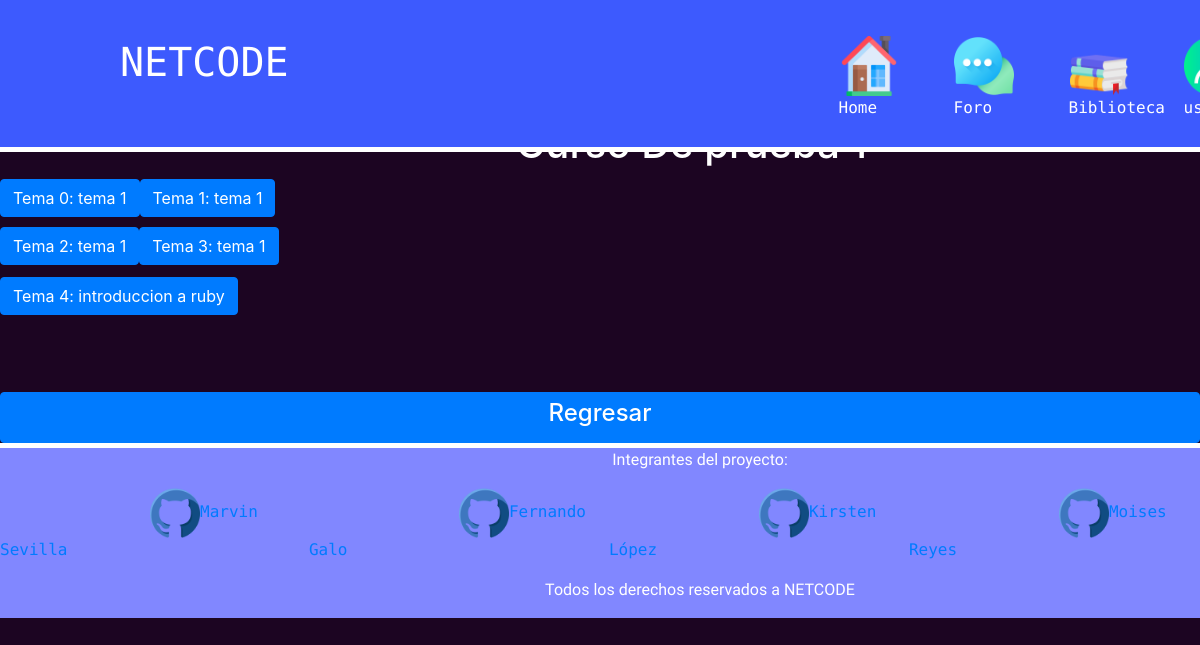
/Curso/5 (signed in), run on the app's committed database.
### tables this page shows
CREATE TABLE Tema
(
	Id integer PRIMARY KEY not null,
	Nombre text not null,
	Numero_Actividades integer not null,
	Id_Curso int, 'Contenido' text,
	constraint fk_Curso foreign key (Id_Curso) references Curso(Id)
);

### application.py (the view)
@app.route("/Curso/<id>")
@login_required
def Curso(id):
    conn = connect()
    cursor = conn.cursor()
    results = topicData(conn, id)
    nTemas = 0 # aqui guardaremos el numero de temas
    names = [] # aqui guardaremos los nombres de cada tema
    for r in results:
        for c in r:
            try:
                nTemas = int(c) # si es un digito es el numero de temas
            except:
                names.append(c) # sino es el nombre de un tema
    Curso = courseData(conn, id)
    nombreC = "curso"
    for r in Curso:
        for c in r:
            nombreC = c
    content = db.execute(f"SELECT Tema.Contenido FROM Curso INNER JOIN Tema on Tema.Id_Curso=Curso.Id WHERE Curso.Id = {id}")
    js = json.dumps(content, indent=4)
    f = open("Temas.json", "w")
    f.write(js)
    f.close()
    conn.close() # cerramos la coneccion a la base de datos
    return render_template("arquitecturaCurso.html", Nombres = names, temas=nTemas, cursoSelected=nombreC, c_id=id)

### dataRequest.py (called while the page is built)
def connect():
    try:
        conn = sqlite3.connect('Users.db')
        return conn
    except Error:
        print(Error)
        sys.exit() # Cerramos el sistema

def login_required(f):
    @wraps(f)
    def decorated_function(*args, **kwargs):
        if session.get("user_id") is None:
            return redirect("/login")
        return f(*args, **kwargs)
    return decorated_function

def topicData(conn, id):
    cursor = conn.cursor()
    results = cursor.execute(f"SELECT Curso.Numero_Temas,  Tema.Nombre FROM Curso INNER JOIN Tema on Tema.Id_Curso=Curso.Id WHERE Curso.Id = {id}")
    return results;

def courseData(conn, id):
    cursor = conn.cursor()
    results = cursor.execute(f"SELECT Nombre FROM Curso WHERE Id = {id}")
    return results;

### templates/arquitecturaCurso.html (shortened to what this page needs)
<!DOCTYPE html>
<html lang="en">
    <head>
        <link href="https://maxcdn.bootstrapcdn.com/bootstrap/4.0.0-beta.2/css/bootstrap.min.css" rel="stylesheet"/>
        <link rel="stylesheet" href="../static/css/cursos.css">
    </head>
    <header>
            <div class="icons-enlaces">
                <ul>
                    <div class="text">
                        <h1>NETCODE</h1>
                    </div>
                    <div class="image-icon">
                        <li><a href="/Cursos"> <img src="../static/img/home.png" alt="homeicon"> Home</a></li>
                    </div>
                    <div class="image-icon">
                        <li><a href="/foro"><img src="../static/img/chat.png" alt="homeicon">Foro</a></li>
                    </div>
                    <div class="image-icon">
                        <li><a href="/Almacen/"> <img src="../static/img/book.png" alt="bibliotecaicon"> Biblioteca</a></li>
                    </div>
                    <div class="image-icon">
                        <li><a href="#"><img src="../static/img/usericon.png" alt="user">usuario</a></li>
                    </div>
                </ul>
            </div>
    </header>
    <body>
        <div class="texto">
            <h1>Curso De {{ cursoSelected }}</h1>
        </div>
        <div class="sessions">
                {% for result in range(temas) %}
                    <form action="/temaSelected/{{result}}" class="btn_tema">
                        <div>
                            <button type="submit" class="btn btn-primary btn-block"> Tema {{ result }}: {{ Nombres[loop.index - 1] }} </button>
                        </div> <br>
                    </form>
                    <br><br>
                {% endfor %}
                <br><br>
        </div>
        <a href="/User" class="btn btn-primary btn-block"><h4>Regresar</h4></a>
    </body>
    <footer>
        <div class="contac-us">
            <div class="Integrantes">
                <p>Integrantes del proyecto:</p>
                <ul>
                    <li><a href="https://github.com/Marvin-05"><img src="../static/img/github.png" alt="github">Marvin Sevilla</a></li>
                    <li><a href="https://github.com/fernando-fate"><img src="../static/img/github.png" alt="github">Fernando Galo</a></li>
                    <li><a href="https://github.com/Kirst08"><img src="../static/img/github.png" alt="github">Kirsten López</a></li>
                    <li><a href="https://github.com/mreyes2017"><img src="../static/img/github.png" alt="github">Moises Reyes</a></li>
                </ul>
            </div>
            <p>Todos los derechos reservados a NETCODE</p>
        </div>
</footer>
</html>

### static/css/cursos.css (style rules this page uses)
* { margin: 0; padding: 0; box-sizing: border-box; }
header { background-color: #3d5afe; position: fixed; width:100%; height: 19%; display: flex; justify-content: space-between; align-items: center; border-style: solid; border-color: #FFF; border-width: 0px 0px 5px 0px; margin-bottom: 19%; z-index: 1000; }
.icons-enlaces { display: flex; z-index: 1; }
header .icons-enlaces ul { display:flex; justify-content: center; align-items: center; }
header .icons-enlaces ul .text h1 { float: right; font-family: 'M PLUS Code Latin', sans-serif; text-align: center; margin-left: 120px; margin-right: 550px; color: #FFF; }
header .icons-enlaces ul .image-icon li { List-style: none; font-family: 'M PLUS Code Latin', sans-serif; }
header .icons-enlaces ul .image-icon li a { margin-left: 100px; text-decoration: none; padding: 6px 15px; color: #FFF; border-radius: 20px; justify-content: center; align-items: center; height: 100%; }
header .icons-enlaces ul .image-icon li a:link { text-decoration: none; }
header .icons-enlaces .image-icon li a img { display:flex; justify-content: space-between; align-items: center; width: 60px; height: 60px; cursor:pointer; }
body { background-color:#1c0522; color:#FFF; overflow-x: hidden; }
footer { background-color: #8187ff; width:100%; height: 10%; display: flex; border-style: solid; border-color: #FFF; border-width: 5px 0px 0px 0px; }
footer p { margin-left: 200px; text-align: center; font-family: 'Archivo Narrow', sans-serif; }
footer .contac-us .Integrantes ul { display:flex; justify-content: center; align-items: center; }
footer .contac-us .Integrantes ul li { List-style: none; font-family: 'M PLUS Code Latin', sans-serif; }
footer .contac-us .Integrantes ul li a { text-decoration: none; }
footer .contac-us .Integrantes ul li a img { width: 50px; height: 50px; color: black; justify-content: center; align-items: center; margin-left: 150px; }
.texto { display: flex; }
.texto h1 { margin-top: 10%; margin-left:43%; }
.sessions { width: 30%; height: 80%; display: flex; flex-wrap: wrap; float: left; }
.btn.btn-primary.btn-block { float:left; margin-top: 2%; }

### data on the page
Tema: Nombre "tema 1"
Tema: Nombre "tema 1"
Tema: Nombre "tema 1"
Tema: Nombre "tema 1"
Tema: Nombre "introduccion a ruby"

### other printed values
{{ result }} "0" "1" "2" "3" "4"
